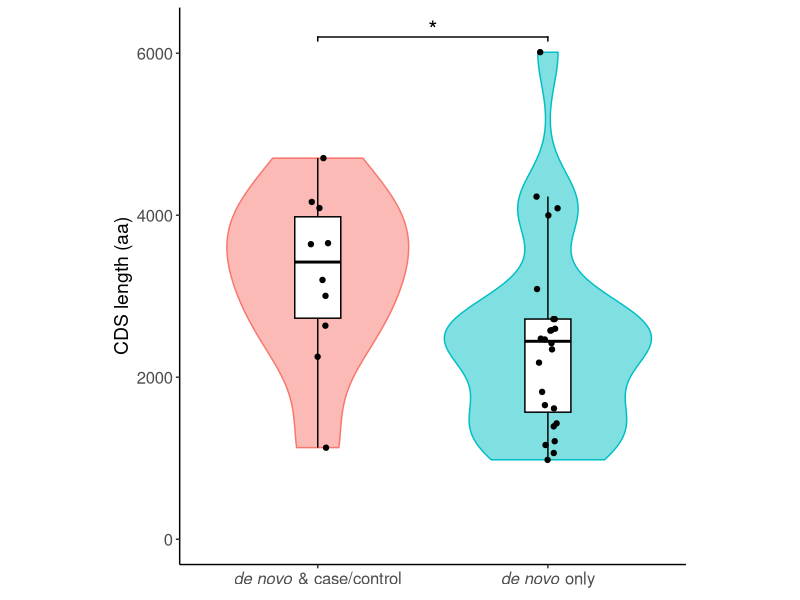
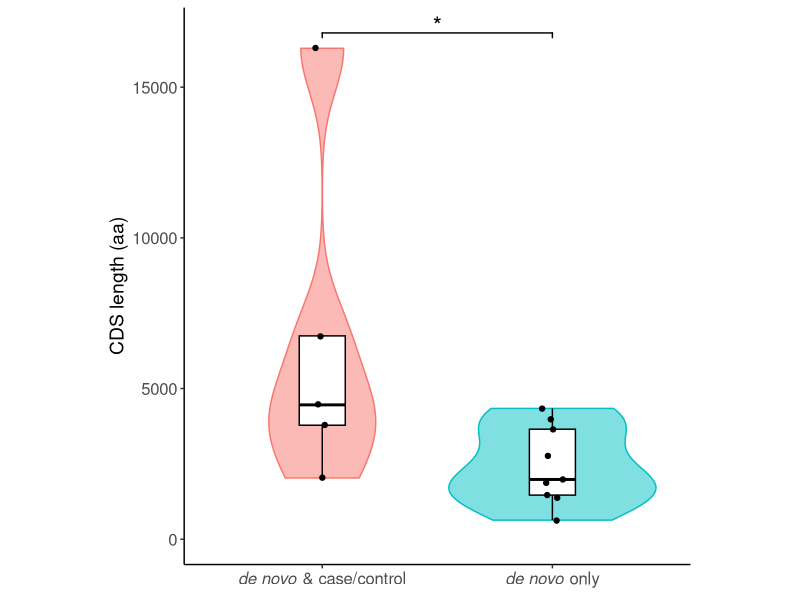

Write the R code that produced these figures, in order.
library(ggplot2)
library(forcats)
library(cowplot)
library(patchwork)
library(dplyr)
library(ggsignif)
library(purrr)

### Figure 3

## Figure 3 - TADA result

tada_chd_comparison <- read.table("data/chd.tada_comparison.080623.txt", header=T)


p_3 <-
tada_chd_comparison %>% filter(category != "both") %>% 
  ggplot(aes(x=category, y=cds_length)) + theme_classic() +
  geom_violin(aes(color=category, fill=category), alpha = 0.5) +
  geom_boxplot(color='black', width=0.2, outliers = FALSE) +
  geom_jitter(width = 0.05) +
  scale_y_continuous(limits = c(0,6250)) +
  labs(y="CDS length (aa)") +
  scale_x_discrete(labels=c( expression(italic("de novo")*" & case/control"), expression(italic("de novo")*" only"))) +
  theme(axis.title.x = element_blank(), axis.title.y = element_text(size=14), 
        axis.text.x = element_text(size=12),
        axis.text.y = element_text(size=12),
        legend.position = 'none', aspect.ratio = 1.1
  ) +
  geom_signif(
    y_position = 6200, xmin = c(1), xmax = c(2),
    annotation = rep("*", 1), tip_length = 0.01, textsize = 6, vjust = 0.4
  ) 


ggsave('figures/Figure3.pdf', 
       plot = p_3, 
       width=120, height=120, units="mm")

## p = 0.0197
wilcox.test( x = as.numeric((tada_chd_comparison %>% filter(category == "denovo_cc_only"))$cds_length),
             y = as.numeric((tada_chd_comparison %>% filter(category == "denovo_only"))$cds_length), alternative = 'greater')


### OC

tada_oc_comparison <- read.table("data/oc.tada_comparison.120123.txt", header=T)


p_3_supp <-
  tada_oc_comparison %>% filter(category != "both") %>% 
  ggplot(aes(x=category, y=cds_length)) + theme_classic() +
  geom_violin(aes(color=category, fill=category), alpha = 0.5) +
  geom_boxplot(color='black', width=0.2, outliers = FALSE) +
  geom_jitter(width = 0.05) +
  scale_y_continuous(limits = c(0,16800)) +
  labs(y="CDS length (aa)") +
  scale_x_discrete(labels=c(expression(italic("de novo")*" & case/control"), expression(italic("de novo")*" only"))) +
  theme(axis.title.x = element_blank(), axis.title.y = element_text(size=14), 
        axis.text.x = element_text(size=12),
        axis.text.y = element_text(size=12),
        legend.position = 'none', aspect.ratio = 1.1
  ) +
  geom_signif(
    y_position = 16800, xmin = c(1), xmax = c(2),
    annotation = rep("*", 1), tip_length = 0.01, textsize = 6, vjust = 0.4
  ) 

ggsave('figures/SuppFigure3.pdf', 
       plot = p_3_supp, 
       width=120, height=120, units="mm")


## p = 0.01449
wilcox.test( x = as.numeric((tada_oc_comparison %>% filter(category == "denovo_cc_only"))$cds_length),
             y = as.numeric((tada_oc_comparison %>% filter(category == "denovo_only"))$cds_length), alternative = 'greater')



